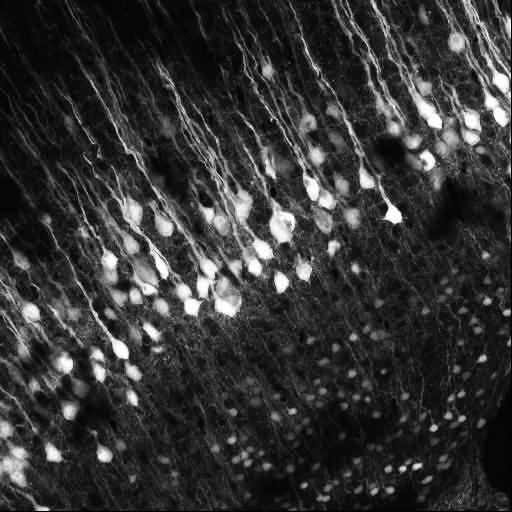
#> input picture data/cells.png, 512 x 512 px
$ jupyter execute deconvolution.ipynb
#> lines starting #> are read from the running program, lines starting #| are printed output that depends on the picture
# [Lab Session 4](deconvolution.ipynb)

[cell 1]
import numpy as np
import matplotlib.pyplot as plt

from skimage.restoration import wiener
from scipy.signal import convolve2d as conv
from scipy.stats import multivariate_normal as multi_normal

np.random.seed(0)

Load the image.

[cell 2]
img = plt.imread('data/cells.png')[128:384, 128:384]
#> img: shape (256, 256) float32; min 0, max 1, mean 0.298
plt.imshow(img, 'gray')

**[Task 1.]()** Apply the following PSF to the image and then display it.

[cell 3]
psf_size = 10
psf = np.ones((psf_size, psf_size)) / psf_size ** 2

[cell 4]
img_psf = conv(img, psf, mode='same', boundary='symm')
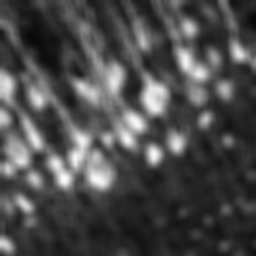
#> img_psf: shape (256, 256) float64; min 0.0308, max 0.983, mean 0.298

plt.imshow(img_psf, 'gray')
plt.title('Image blurred with uniform PSF')
plt.axis('off')
plt.show()

**[Task 2.]()** Have a look at the Gaussian PSF which is not uniformly distributed. Apply it to the image.

[cell 5]
def create_psf(size):
    factor = size * 1.8
    x, y = np.mgrid[0:size:1, 0:size:1]
    pos = np.empty(x.shape + (2,))
    pos[:, :, 0] = x
    pos[:, :, 1] = y
    rv = multi_normal([int(size / 2), (int(size / 2))], [[factor * 1., factor * 1.2], [factor * .5, factor * .7]])
    return rv.pdf(pos)

plt.imshow(create_psf(psf_size), 'gray')
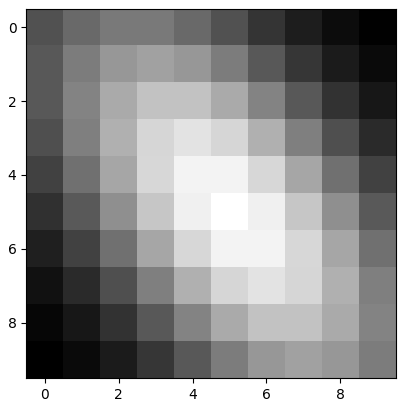
#> figure drawn by matplotlib, 1 panel

Apply the second psf to the image:

[cell 6]
psf_gaussian = create_psf(psf_size)
psf_gaussian = psf_gaussian / psf_gaussian.sum()

img_psf_gaussian = conv(img, psf_gaussian, mode='same', boundary='symm')

plt.figure(figsize=(12, 4))

plt.subplot(1, 3, 1)
plt.imshow(img, 'gray')
plt.title('Original image')
plt.axis('off')

plt.subplot(1, 3, 2)
plt.imshow(img_psf, 'gray')
plt.title('Uniform PSF')
plt.axis('off')

plt.subplot(1, 3, 3)
plt.imshow(img_psf_gaussian, 'gray')
plt.title('Gaussian PSF')
plt.axis('off')

plt.show()
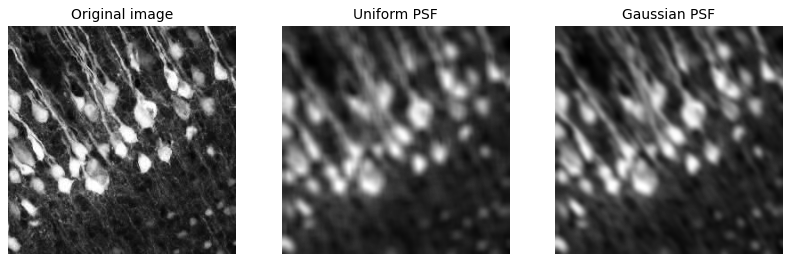
#> figure drawn by matplotlib, 3 panels

The two PSFs blur the image differently:

-> the uniform PSF gives equal weight to all pixels in its window

-> the Gaussian PSF gives more weight to pixels near its center

**[Task 3.]()** Implement a reusable function that performs the Richardson-Lucy deconvolution.

[cell 7]
def richardson_lucy_deconvolution(image, psf, n_iterations):
#> called with psf = array of shape (10, 10), n_iterations = 20
    img_deconv = np.full(image.shape, 0.5)

    psf_flipped = np.flip(psf)

    for i in range(n_iterations):
        blurred_estimate = conv(img_deconv, psf, mode='same', boundary='symm')

        ratio = image / (blurred_estimate + 1e-12)

        correction = conv(ratio, psf_flipped, mode='same', boundary='symm')

        img_deconv = img_deconv * correction
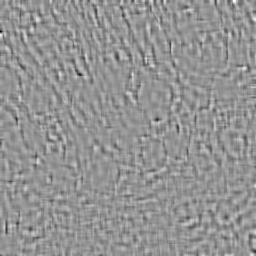
#> ratio: shape (256, 256) float64; min 0.801, max 1.14, mean 1; drawn with min black and max white

    img_deconv = img_deconv.clip(0,1)
    return img_deconv

**[Task 4.]()** Apply the Richardson-Lucy deconvolution to the blurred image.

[cell 8]
deconv_img = richardson_lucy_deconvolution(img_psf, psf, 20)

[cell 9]
plt.figure(figsize=(20,5))
plt.subplot(1, 3, 1)
plt.axis('off')
plt.imshow(img, 'gray')
plt.title('Original image')
plt.subplot(1, 3, 2)
plt.axis('off')
plt.imshow(img_psf, 'gray')
plt.title('Blurred image')
plt.subplot(1, 3, 3)
plt.axis('off')
plt.imshow(deconv_img, 'gray')
plt.title('R-L deconvolution')
plt.show()

Increasing the number of iterations recovered more detail, but too many iterations also amplified noise and created artefacts.

**[Task 5.]()** Add noise to the image, use the R-L deconvolution again.

[cell 10]
noise = (np.random.normal(loc=0,size=img.shape))
reduce_factor = 5
noise = noise / reduce_factor

[cell 11]
img_psf_noise = np.clip(img_psf_gaussian + noise, 0, 1)
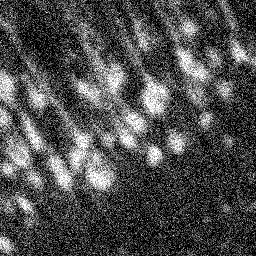
#> img_psf_noise: shape (256, 256) float64; min 0, max 1, mean 0.311

deconv_noise = richardson_lucy_deconvolution(
    img_psf_noise, psf_gaussian, 20
)
#> call 2 of richardson_lucy_deconvolution, with psf = array of shape (10, 10), n_iterations = 20
#> after the loop in richardson_lucy_deconvolution (call 2), `for i in range(n_iterations):`:
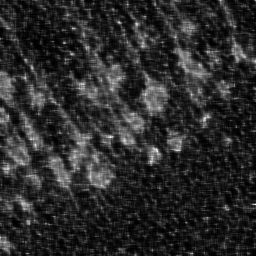
#> img_deconv: shape (256, 256) float64; min 0.0015, max 1.8, mean 0.312; drawn with min black and max white
#> after the loop in richardson_lucy_deconvolution (call 2), `for i in range(n_iterations):`:
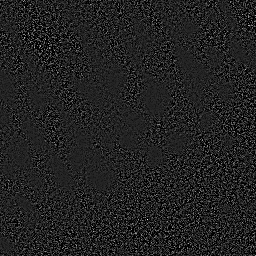
#> ratio: shape (256, 256) float64; min 0, max 7.37, mean 0.991; drawn with min black and max white

Displaying the 3 images:

[cell 12]
plt.figure(figsize=(20, 5))

plt.subplot(1, 3, 1)
plt.imshow(img, 'gray')
plt.title('Original image')
plt.axis('off')

plt.subplot(1, 3, 2)
plt.imshow(img_psf_noise, 'gray')
plt.title('Noisy blurred image')
plt.axis('off')

plt.subplot(1, 3, 3)
plt.imshow(deconv_noise, 'gray')
plt.title('R-L deconvolution')
plt.axis('off')

plt.show()

Smaller reduce_factor = more noise.

Larger reduce_factor = less noise.

**[Task 6.]()** Compare your R-L implementation to a wiener deconvolution.

[cell 13]
deconv_rl = richardson_lucy_deconvolution(img_psf_noise, psf_gaussian, 20)

deconv_wiener = wiener(img_psf_noise, psf_gaussian, balance=2, clip=True)
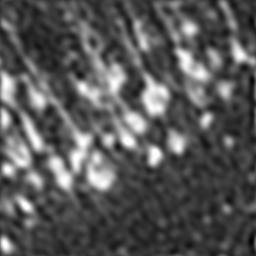
#> deconv_wiener: shape (256, 256) float64; min -0.0524, max 1, mean 0.311; drawn with min black and max white

[cell 14]
plt.figure(figsize=(20, 5))

plt.subplot(1, 3, 1)
plt.imshow(img, 'gray')
plt.title('Original image')
plt.axis('off')

plt.subplot(1, 3, 2)
plt.imshow(deconv_rl, 'gray')
plt.title('Richardson-Lucy')
plt.axis('off')

plt.subplot(1, 3, 3)
plt.imshow(deconv_wiener, 'gray')
plt.title('Wiener deconvolution')
plt.axis('off')

plt.show()

-> Lower balance values allow more detail but also amplifies noise

-> Higher values suppress noise more strongly but makes the image smoother

**[Task 7.]()** Repeat Tasks 4–6 using a smaller value for the size of the PSF.

[cell 15]
psf_size = 5

psf_small = np.ones((psf_size, psf_size)) / psf_size**2
psf_gaussian_small = create_psf(psf_size)
psf_gaussian_small = psf_gaussian_small / psf_gaussian_small.sum()

[cell 16]
img_psf_small = conv(img, psf_small, mode='same', boundary='symm')
img_psf_gaussian_small = conv(img, psf_gaussian_small, mode='same', boundary='symm')

Finally displaying the results:

[cell 17]
plt.figure(figsize=(15, 5))

plt.subplot(1, 3, 1)
plt.imshow(img, 'gray')
plt.title('Original image')
plt.axis('off')

plt.subplot(1, 3, 2)
plt.imshow(img_psf_small, 'gray')
plt.title('Uniform PSF (size 5)')
plt.axis('off')

plt.subplot(1, 3, 3)
plt.imshow(img_psf_gaussian_small, 'gray')
plt.title('Gaussian PSF (size 5)')
plt.axis('off')

plt.show()

Repeating the deconvolution:

[cell 18]
deconv_small = richardson_lucy_deconvolution(img_psf_small, psf_small, 20)

deconv_gaussian_small = richardson_lucy_deconvolution(
    img_psf_gaussian_small, psf_gaussian_small, 20
)
#> after the loop in richardson_lucy_deconvolution (call 5), `for i in range(n_iterations):`:
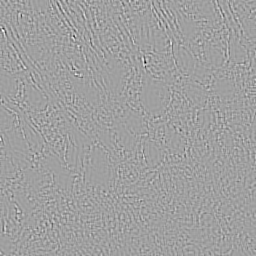
#> ratio: shape (256, 256) float64; min 0.817, max 1.11, mean 1; drawn with min black and max white
#> in richardson_lucy_deconvolution (call 5), `img_deconv = img_deconv.clip(0,1)`:
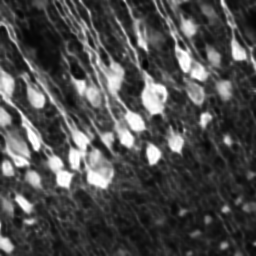
#> img_deconv: shape (256, 256) float64; min 0.00911, max 1, mean 0.298

Displaying the original and both reconstructions:

[cell 19]
plt.figure(figsize=(15, 5))

plt.subplot(1, 3, 1)
plt.imshow(img, 'gray')
plt.title('Original image')
plt.axis('off')

plt.subplot(1, 3, 2)
plt.imshow(deconv_small, 'gray')
plt.title('R-L uniform PSF (size 5)')
plt.axis('off')

plt.subplot(1, 3, 3)
plt.imshow(deconv_gaussian_small, 'gray')
plt.title('R-L Gaussian PSF (size 5)')
plt.axis('off')

plt.show()

There is less blurring with smaller PSFs.

**[Task 8.]()** Use a wrong PSF to restore the image

[cell 20]
wrong_uniform = richardson_lucy_deconvolution(
    img_psf_gaussian, psf, 20
)

wrong_gaussian = richardson_lucy_deconvolution(
    img_psf, psf_gaussian, 20
)

$ run again, with data/brain_mri.png copied over data/cells.png
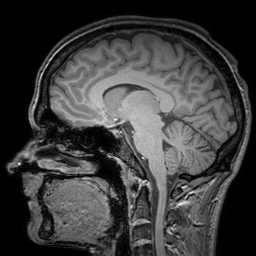
#> input picture data/brain_mri.png, 256 x 256 px
#> after the loop in richardson_lucy_deconvolution (call 4), `for i in range(n_iterations):`:
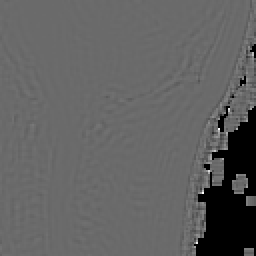
#> ratio: shape (128, 128) float64 (shown 2 times larger); min 0, max 2.39, mean 0.915; drawn with min black and max white
#> the loop in richardson_lucy_deconvolution (call 6), `for i in range(n_iterations):` made 20 passes
#> pass 2, in richardson_lucy_deconvolution (call 6), `blurred_estimate = conv(img_deconv, psf, mode='same', boundary='symm')`:
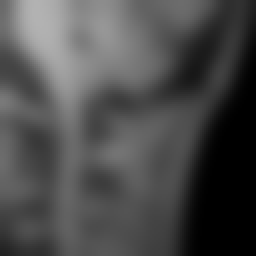
#> blurred_estimate: shape (128, 128) float64 (shown 2 times larger); min 5.73e-08, max 0.701, mean 0.298
